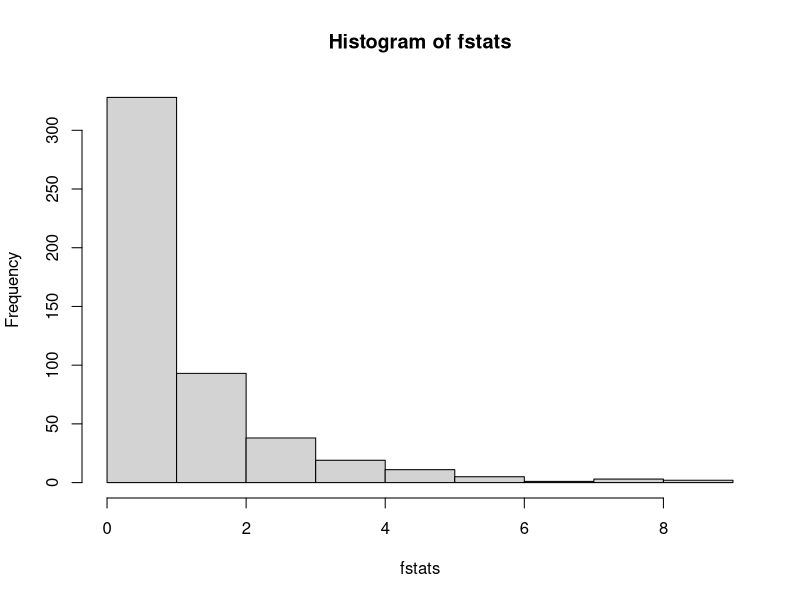
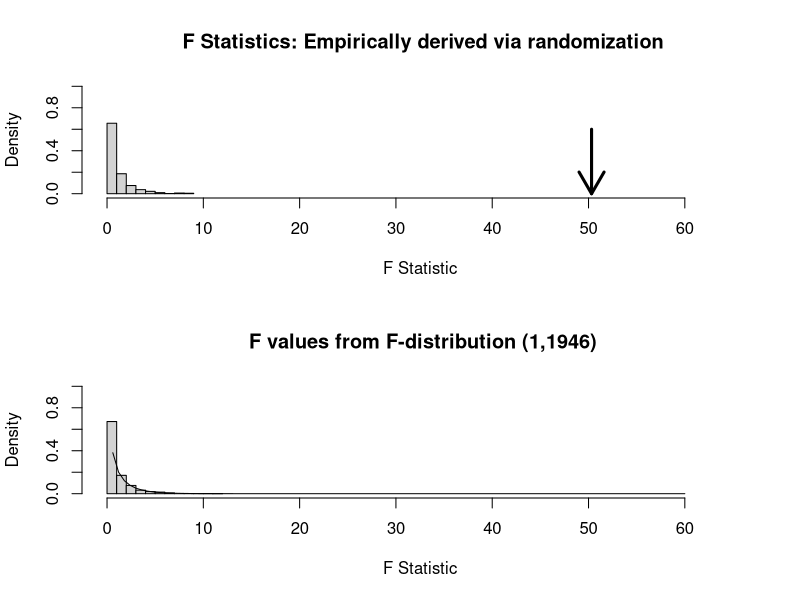
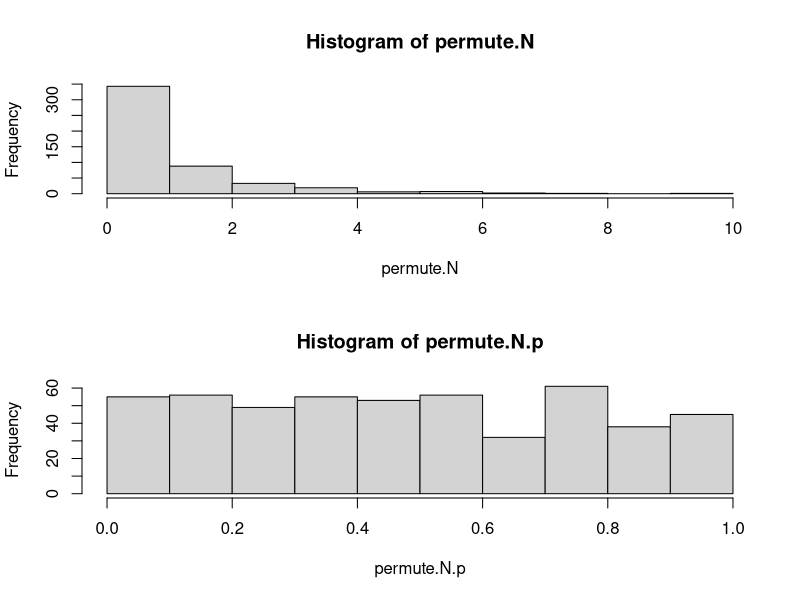
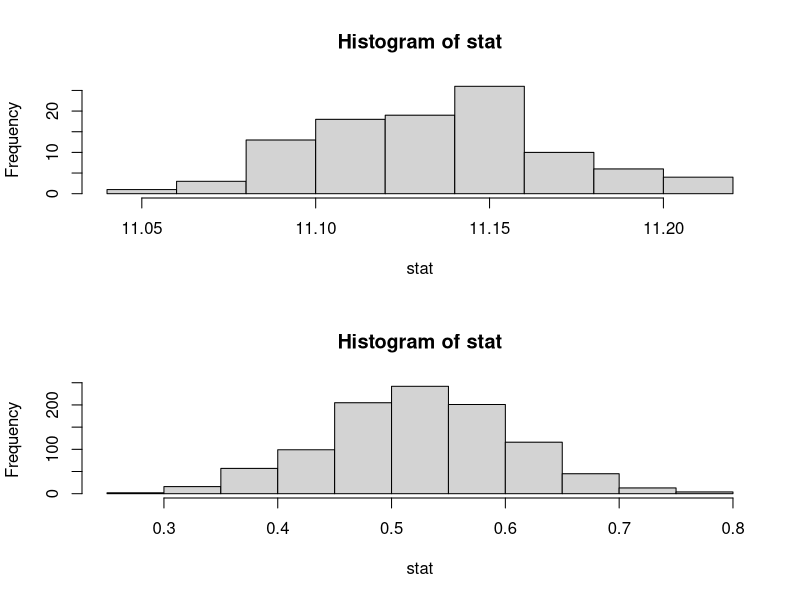
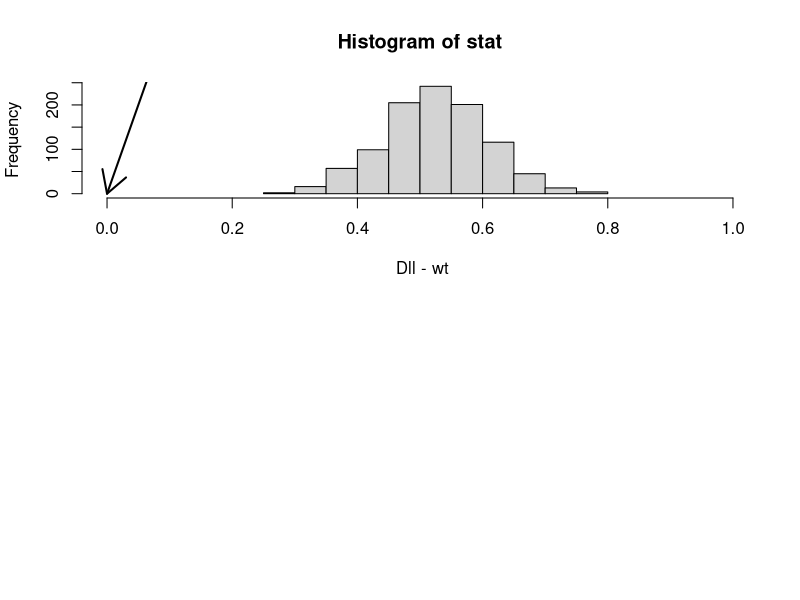

Here is the R script that generated these plots, in order:
# Written by Ian Dworkin - last modified on October 3rd 2011


# Chunk 1: read in data as usual
# Chunk 2: Overview of computation for resampling.
# Chunk 3: Fitting the basic model with lm() before attempting the resampling
# Chunk 4: A basic permutation test using a for() loop
# Chunk 5: A basic permutation test using an explicit functional call, and replicate() 
# Chunk 6: Distribution of p values under permutation
# Chunk 7: Some notes on the computation of permuted data sets.
# Chunk 8: the basic non-parametric bootstrap, using a for loop
# Chunk 9: the basic non-parametric bootstrap, using explicit function calls
# Chunk 10: A bias in the percentile confidence intervals produced by bootstrapping...
# Chunk 11: An example of a basic bootstrapping approach for a statistical test (for clarity)


# Chunk 1: Read in, and set up data as usual.
setwd("/Users/ian/R/R scripts/Dll data/") 
dll.data = read.csv("dll.csv", header=TRUE) 
dll.data <- na.omit(dll.data)  
dll.data$temp <- as.factor(dll.data$temp)
dll.data$replicate <- as.factor(dll.data$replicate)


### Chunk 2: Overview of computation for resampling  ############################

 # For performing the randomization/permutation test (or bootstrap) there are two important pieces of code to know. 1) the sample() function and 2) how to perform an iterative loop (with a for(){} loop.
 
 #  the function that performs the resampling is sample()
 #  sample(x, size, replace=False)
 #  where x is the vector to be resampled from, size is the length of the vector to be generated, and
 #  replace is whether or not sampling with replacement is to take place
 
 # the default value of size is length(x) which is what we want for both permutations and bootstrapping.


   # iterative loops using for (){}
   # for (i in 1:N) { do something here!!!}  # where i is the index variable, and N is the number of iterations.
   
   
   # If all of this code gives you a headache, just follow below, and remember that all you need to do is change N for number of resampling events, and change your model and test statistic.
########




####### Chunk 3: Examining the basic model we are fitting using lm (prior to getting to the resampling)
dll.anova = lm(SCT ~ genotype, data=dll.data) 
summary(dll.anova) # look at model summary statistics
summary.dll.anova = summary(dll.anova) 
summary.dll.anova   # prints this object to the screen
dll.anova.fstat  = summary.dll.anova$fstat # just pulls out the F statistic
dll.anova.fstat   # Fstats = 60.22
dll.anova.fstat1 = dll.anova.fstat[1]



#### Chunk 4:  A basic permutation test
# and here is the actual code for the permutation test
N = 500 # # of replicate resampling events
fstats = numeric(N) # initializes a numeric vector to input the resampled F stats
for (i in 1:N){  
    dll.resample = lm(sample(SCT, replace=F) ~ genotype, data=dll.data) #permutes SCT, and then
    # runs the model  
    fstats[i] = summary(dll.resample)$fstat[1] # place all of the fstats in this vector 
    }

hist(fstats) #let's remind ourselves again about what F really is.

# Pretty plot to look at the distribution of the F stastistics from permutation.
par(mfrow=c(2,1))
hist(fstats, xlim = c(0, 65),ylim = c(0,1), xlab = "F Statistic", main = " F Statistics: Empirically derived via randomization", freq=F )
arrows(dll.anova.fstat1, 0.6, dll.anova.fstat1, 0, lwd = 3)


# plot of F values based on F distribution

f.theor <- rf(1000,1,1946)
hist(f.theor, xlim = c(0,65),ylim = c(0,1), xlab = "F Statistic", freq=F,
main = " F values from F-distribution (1,1946)")
curve(df(x, 1,1946), 0, 60, add=T)


length(fstats[fstats>= 60.22])/N   # gives the empirical P value, 
 # input the observed F for your model where the 60.22 is.
 # in this case none of the permuted values is greater than the observed
 # so the empirical p-value <0.001 (for 1000 permutations)

length(fstats[fstats>= dll.anova.fstat1])/N # alternatively you do not need to directly
 # input the f value into this.
# Plot of  the distribution of F statistics for the permuted data sets.



##### Chunk 5: The permutation test using an explicit functional call.
##### Explicit functional call for the permutation test, and repeated using replicate()
# We can (and should) use a function like replicate() and write the permutation test as an explicit function
# Below is a function specifically for this data set. It is actually pretty straightforward to write this more generally.
permute.function <- function(){
	dll.resample = lm(sample(SCT, replace=F) ~ genotype, data=dll.data) #permutes SCT, and then
    # runs the model  
    fstats = summary(dll.resample)$fstat[1] # place all of the fstats in this vector 
    }

permute.N <- replicate(N, permute.function())

hist(permute.N)



#### Chunk 6:  Distribution of p values under permutation... Make sure you understand this.
# We can also use this to look at the distribution of p values under this model
permute.function.p <- function(){
	dll.resample = lm(sample(SCT, replace=F) ~ genotype, data=dll.data) #permutes SCT, and then
    # runs the model  
    anova(dll.resample)[1,5]
     # place all of the fstats in this vector 
    }
permute.N.p <- replicate(N, permute.function.p())

hist(permute.N.p)




#############
# Chunk 7: Some notes on the computation of permuted data sets.


 # For univariate tests use sample on the dependent variable only. For models with a single explanatory variable it will not matter, but for models with a number of explanatory variables if you use sample() on the explanatory variables it will break up the intra-observation correlation structure, which is not generally something you want.
 
 #  For multivariate tests, you can not use sample() quite as easily. For a simple model where you have multiple dependent variables, and a single explanatory variable use sample() on the explanatory variable. For complex models:
 
 # the basic idea is for matrix "a" with m rows
 # a[sample(m,m),]  # allows indexing

#####################




### There is a package (coin), which apparently implements a variety of permutation tests. I have not tried it.




####Chunk 8: the basic non parametric bootstrap
#This program selects 1000 bootstrap samples from your data
# This code provides the basic framework for boostrapping which we can use later.
SCT = dll.data[,"SCT"]
n = length(SCT) # length (# observations) of vector
N = 100 # # of replicates -creates an empty vector to store results
#the elements of the vector will be numbered from 1 to N

stat = numeric(N)  # Generates an empty vector where we will put the bootstrapped values


#Set up a loop to generate a series of bootstrap samples
for (i in 1:N){  
    #bootstrap sample counterparts to observed samples are denoted with "B"
    SCT_Boot= sample (SCT, n, replace=T) # notice that replace=T!!! 
    #SCT_Boot contains the vectors of bootstrapped  samples
    stat[i] = mean(SCT_Boot) # the mean for each set of resampled vectors
    }
hist(stat)
mean(SCT);   mean(stat) # compare bootrapped and observed means
sd(SCT) # standard deviation
sd(SCT)/sqrt(length(SCT)) # SE of estimate (parametric) 


#SE of mean based on bootstrapping
sd(stat) # remember the sd of the means of the bootstrapped values = SE
  
# parametric confidence intervals based on assumptions of normality
CI_L <- mean(SCT) - 1.96*(sd(SCT)/sqrt(length(SCT)))
CI_U <- mean(SCT) + 1.96*(sd(SCT)/sqrt(length(SCT)))
CI_U; CI_L   # 95% CI

# bootstrapped percentile confidence intervals
quantile(stat, probs = c(0.025, 0.975)) # empirically determined confidence intervals


####### Chunk 9: bootstrap with explicit functional call
# This function is in fact longer than it needs to be, but this is for clarity.
bootstrap.function <- function(X=SCT){
	x.boot <- sample(X, size=length(X), replace=T)
	mean(x.boot) }

boot.replicate <- replicate(1000, bootstrap.function() )


#### Really quick one liner approach...
bootstrap.call <- replicate(1000, mean(sample(SCT,size=length(SCT), replace=T))) # Samples from a distribution of data...




#### Chunk 10: A bias in the percentile confidence intervals produced by bootstrapping...
# BUT THIS APPROACH CAN BE BIASED.
#
# USE THE boot library

library(boot)
f1 <- function(SCT, id)  {mean(SCT[id])} # A function that generates a vector of means of SCT for bootstrapping
boot.out <- boot(SCT, f1, 3000) # calling the boot() function, for 3000 replicates
boot.out
boot.ci(boot.out, conf = 0.95, type = c("basic", "bca", "perc")) # basic and adjusted CI

# Sometimes if you do not do enough bootstrap replicated you can get an error with
# "estimated adjustment 'a' is NA". Try doing more.


# NOT BIASED in this case!!!
##############################


## Chunk 11: An example of a basic bootstrapping approach for a statistical test.
# A non-parametric bootstrap analysis to test for differences in mean # of sex comb teeth between genotypes. This is not really a great way to do it, but in Thursday's lecture I will demonstrate a more general way.
names(dll.data)
levels(dll.data$genotype)
dll.SCT = dll.data[dll.data$genotype=="Dll", "SCT"]   # notice " == "
# selecting observations for the Dll genotype only
dll.SCT = na.omit(dll.SCT)  # removing NA's
l1 = length(dll.SCT)  # length of vector of values

 # and for wild type (wt)
wt.SCT = dll.data[dll.data$genotype=="wt", "SCT"]
wt.SCT = na.omit(wt.SCT)
l2 = length(wt.SCT)

diff.SCT = mean(dll.SCT) - mean(wt.SCT)   # mean differences

      #bootstrap resampling for the means, to compare difference
N= 1000 # number of replicates
stat = numeric(N)
for (i in 1:N){  
    #bootstrap sample counterparts to observed samples are denoted with "B"
    SCT_Boot.dll= sample (dll.SCT, l1, replace=T) # notice that replace=T!!! 
    #SCT_Boot contains the vectors of bootstrapped  samples
    SCT_Boot.wt= sample (wt.SCT, l2, replace=T)
    stat[i] = mean(SCT_Boot.dll) - mean(SCT_Boot.wt)
    }
hist(stat) # look at the distribution of resampled differences in means. 
# nothing near zero, suggesting a highly significant difference

# the formal approach is as follows
length(stat[stat<=0])/N   # i.e. how many of the resampled differences are less.. 
 # ..than or equal to zero.  empirical p < 0.0002 (for 5000 resampling events)
 mean(stat) # the mean difference between Dll and wt in #SCT is
  
# make same plot as above clearer by adding some other information
hist(stat, xlim = c(0,1), xlab = " Dll - wt") 
arrows(0.1,400,0,0, lwd =2) # arrow to point to zero, the null hypothesis
text(0.1,440,"Ho = Diff of 0",offset=0, cex = 1.3)
arrows(0.875,880,0.71,600, lwd = 2) # arrow to point to zero, the null hypothesis
text(0.85,920,"Distribution of bootstrapped differences",offset=0, cex = 1.3, col= "red")



##############

# little function to compute the sd of bootstraps using the variance ( a double check)
#datx is the matrix of bootstrapped data, index is which column to use from the matrix
sd.boot.test <- function(datx,index) {
  var.boot <-sum((datx[index,] - mean(datx[index,]))^2)/(N-1)
  print("bootstrap variance & SD", quote=F)
  return(c(var.boot, sqrt(var.boot)))}   
